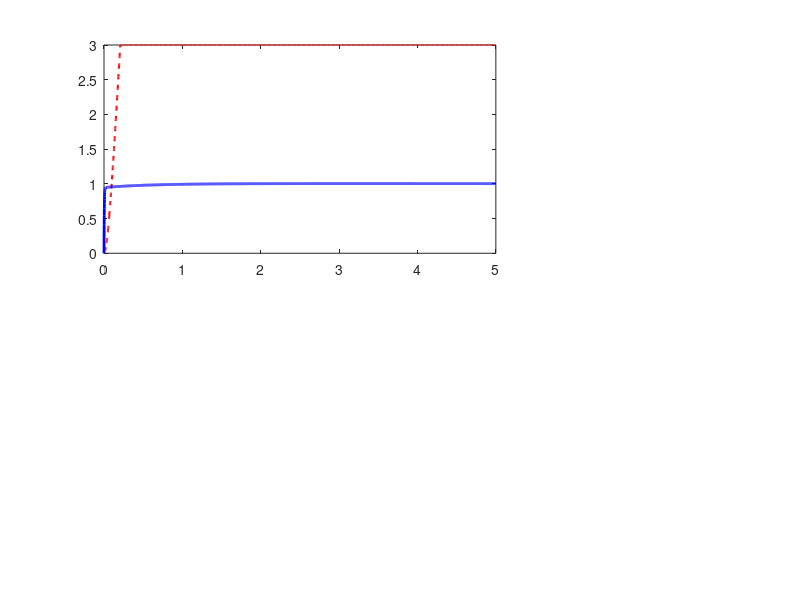

MATLAB code to generate this figure: (Note: this script raises an error after producing the figure.)
%% =========================================================================
%  MODELAGEM MATEMATICA — CARRINHO SEGUIDOR DE LINHA COM PID
%  Hardware: Raspberry Pi Pico + Sensor IR 8ch + L298N + 2x Motor TT DC
%
%  Compativel com MATLAB R2014b ou superior (Control System Toolbox padrao).
%
%  Equacoes:
%    Planta:      G(s) = 1 / (J*s^2 + b*s)        [2a lei de Newton rotacional]
%    Controlador: C(s) = Kp + Ki/s + Kd*s          [PID ideal]
%    Malha fechada:
%      H(s) = C(s)*G(s) / [1 + C(s)*G(s)]
%           = (Kd*s^2 + Kp*s + Ki) / (J*s^3 + (b+Kd)*s^2 + Kp*s + Ki)
%
%  Estabilidade (Routh-Hurwitz):
%    Condicoes: Kp>0, Ki>0, Kd>0, (b+Kd)*Kp > J*Ki
% =========================================================================

clear; close all; clc;

%% ── 1. PARAMETROS FISICOS DO ROBO ─────────────────────────────────────────
%
%  Medicoes reais do carrinho:
%    Peso total      : 600 g   = 0.600 kg
%    Largura         : 18.5 cm = 0.185 m
%    Comprimento     : 20.4 cm = 0.204 m
%    Dist. entre rodas: 13.3 cm = 0.133 m
%
%  Momento de inercia — chassi retangular girando no eixo vertical central:
%    J = (1/12) * M * (L_r^2 + W_r^2)
%
%    L_r = distancia entre rodas (governa a dinamica de rotacao do carrinho)
%    W_r = comprimento do chassi (frente a tras)
%
%    J = (1/12) * 0.600 * (0.133^2 + 0.204^2) = 0.002965 kg*m^2
%
%  Coeficiente de atrito viscoso b:
%    Estimativa inicial conservadora para motores TT com caixa de reducao.
%    Para refinar: coloque o carrinho em superficie plana, aplique PWM fixo,
%    meça a velocidade angular de regime (rad/s) e calcule:
%      b = (ganho_torque * PWM_duty) / omega_regime
%    Tipicamente entre 0.03 e 0.10 N*m*s para motores TT.

M   = 0.600;    % massa total [kg]              — 600 g
L_r = 0.133;    % distancia entre rodas [m]     — 13.3 cm
W_r = 0.204;    % comprimento do chassi [m]     — 20.4 cm

% Momento de inercia calculado
J = (1/12) * M * (L_r^2 + W_r^2);   % = 0.002965 kg*m^2

% Coeficiente de atrito viscoso (estimativa inicial)
b = 0.05;       % [N*m*s]  — ajuste experimentalmente se necessario

fprintf('=== Parametros fisicos (medidos) ===\n');
fprintf('M   = %.4f kg   (600 g)\n',   M);
fprintf('L_r = %.4f m    (13.3 cm — distancia entre rodas)\n', L_r);
fprintf('W_r = %.4f m    (20.4 cm — comprimento do chassi)\n', W_r);
fprintf('J   = %.6f kg*m^2\n', J);
fprintf('b   = %.4f N*m*s  (estimativa; refine experimentalmente)\n\n', b);

%% ── 2. FUNCAO DE TRANSFERENCIA DA PLANTA ──────────────────────────────────
%
%  Derivacao:
%    J*d2theta/dt2 + b*dtheta/dt = tau(t)
%    Laplace -> (J*s^2 + b*s)*Theta(s) = U(s)
%    G(s) = 1 / (J*s^2 + b*s) = 1 / [s*(J*s + b)]
%
%  Polo em s=0 = integrador natural:
%    Sem realimentacao, qualquer torque constante gera rotacao infinita.

planta = tf(1, [J, b, 0]);

fprintf('=== Planta G(s) ===\n');
display(planta);

p_planta = pole(planta);
p_nao_zero = p_planta(abs(p_planta) > 1e-10);
fprintf('Polo 1: s =  0       (integrador natural — diverge sem controle)\n');
fprintf('Polo 2: s = %.4f  (polo de atrito: -b/J = -%.4f)\n\n', real(p_nao_zero(1)), b/J);

%% ── 3. GANHOS PID ─────────────────────────────────────────────────────────

Kp = 1.5;
Ki = 0.20;
Kd = 0.80;

% Verificacao de Routh-Hurwitz para o polinomio: J*s^3 + (b+Kd)*s^2 + Kp*s + Ki
val_lhs = (b + Kd) * Kp;
val_rhs = J * Ki;

fprintf('=== Verificacao de estabilidade (Routh-Hurwitz) ===\n');
fprintf('Condicao: (b+Kd)*Kp > J*Ki\n');
fprintf('(b+Kd)*Kp = %.6f\n', val_lhs);
fprintf('J*Ki       = %.6f\n', val_rhs);
if val_lhs > val_rhs
    fprintf('Condicao satisfeita -> sistema ESTAVEL para estes ganhos.\n\n');
else
    fprintf('[ATENCAO] Sistema INSTAVEL! Reduza Ki ou aumente Kd.\n\n');
end

%% ── 4. CONTROLADOR PID E MALHA FECHADA ────────────────────────────────────
%
%  C(s) = (Kd*s^2 + Kp*s + Ki) / s
%
%  H(s) = C(s)*G(s) / [1 + C(s)*G(s)]
%       = (Kd*s^2 + Kp*s + Ki) / (J*s^3 + (b+Kd)*s^2 + Kp*s + Ki)

controlador  = tf([Kd, Kp, Ki], [1, 0]);
malha_aberta = controlador * planta;
sys_MF       = feedback(malha_aberta, 1);   % realimentacao negativa unitaria

fprintf('=== Controlador PID C(s) ===\n');
display(controlador);

fprintf('=== Malha aberta C(s)*G(s) ===\n');
display(malha_aberta);

fprintf('=== Malha fechada H(s) ===\n');
display(sys_MF);

% Polos da malha fechada
polos = pole(sys_MF);
fprintf('=== Polos da malha fechada ===\n');
for i = 1:length(polos)
    if abs(imag(polos(i))) < 1e-8
        fprintf('  polo %d: %+.4f           (real)\n', i, real(polos(i)));
    else
        fprintf('  polo %d: %+.4f %+.4fi    (complexo)\n', ...
                i, real(polos(i)), imag(polos(i)));
    end
end

if all(real(polos) < 0)
    fprintf('Todos os polos no semiplano esquerdo -> ESTAVEL.\n\n');
else
    fprintf('[ATENCAO] Polo(s) no semiplano direito -> INSTAVEL!\n\n');
end

% Valor de regime e erro estacionario
% Usa dcgain() — compativel com todas as versoes do MATLAB
% Equivale ao teorema do valor final: lim[s->0] s*H(s)*(1/s) = H(0)
val_regime        = dcgain(sys_MF);
erro_estacionario = abs(1 - val_regime);
fprintf('Valor de regime (dcgain): %.6f\n', val_regime);
fprintf('Erro estacionario       : %.6f\n\n', erro_estacionario);

%% ── 5. RESPOSTA AO DEGRAU ─────────────────────────────────────────────────

t = 0:0.001:5;

figure('Name', 'Analise PID — Seguidor de Linha', ...
       'NumberTitle', 'off', 'Position', [50, 50, 1200, 800]);

% Plot 1: Degrau — PID vs sem controle
subplot(2, 3, [1, 2]);

[y_MA, ~] = step(tf(1, [J, b, 0]), t);
y_MA = min(y_MA, 3);

[y_MF, ~] = step(sys_MF, t);

plot(t, y_MA, 'r--', 'LineWidth', 1.5, 'DisplayName', 'Sem controle (malha aberta)');
hold on;
plot(t, y_MF, 'b-',  'LineWidth', 2.0, ...
     'DisplayName', sprintf('PID: Kp=%.1f  Ki=%.2f  Kd=%.1f', Kp, Ki, Kd));
yline(1, 'k:', 'LineWidth', 1, 'DisplayName', 'Setpoint');
xlabel('Tempo (s)');
ylabel('Posicao normalizada \theta(t)');
title('Resposta ao degrau: PID vs sem controle');
legend('Location', 'northeast');
grid on;
xlim([0, 5]);
ylim([-0.2, 2.5]);

% Plot 2: Lugar das raizes
subplot(2, 3, 3);
rlocus(malha_aberta);
title('Lugar das raizes C(s) G(s)');
grid on;
hold on;
plot(real(polos), imag(polos), 'bx', 'MarkerSize', 12, 'LineWidth', 2);
legend({'Lugar das raizes', 'Polos MF'}, 'Location', 'southeast');

% Plot 3: Bode da malha aberta
subplot(2, 3, 4);
bode(malha_aberta);
title('Bode — malha aberta');
grid on;

% Plot 4: Nyquist
subplot(2, 3, 5);
nyquist(malha_aberta);
title('Nyquist — malha aberta');
grid on;

% Plot 5: Sensibilidade a variacao de Kp
% Cores como vetores RGB [R G B] — compativel com R2014b e superior
subplot(2, 3, 6);
hold on;
kp_values = [0.5, 1.0, 1.5, 2.5, 4.0];
cores_rgb = [0.62 0.79 0.88;
             0.42 0.68 0.84;
             0.19 0.51 0.74;
             0.03 0.32 0.61;
             0.89 0.29 0.29];
for i = 1:length(kp_values)
    C_var = tf([Kd, kp_values(i), Ki], [1, 0]);
    H_var = feedback(C_var * planta, 1);
    if all(real(pole(H_var)) < 0)
        [y_var, ~] = step(H_var, t);
        plot(t, y_var, 'Color', cores_rgb(i, :), 'LineWidth', 1.5, ...
             'DisplayName', sprintf('Kp = %.1f', kp_values(i)));
    else
        fprintf('Kp = %.1f gera sistema instavel — omitido.\n', kp_values(i));
    end
end
yline(1, 'k:', 'LineWidth', 1, 'HandleVisibility', 'off');
xlabel('Tempo (s)');
ylabel('\theta(t)');
title('Sensibilidade a Kp (Ki e Kd fixos)');
legend('Location', 'northeast', 'FontSize', 8);
grid on;
xlim([0, 3]);
ylim([-0.2, 2.2]);

%% ── 6. METRICAS DE DESEMPENHO ─────────────────────────────────────────────
%
%  CORRECAO DE COMPATIBILIDADE:
%    stepinfo().SteadyStateValue nao existe antes do R2016a.
%    Usamos dcgain() calculado na secao 4 — funciona em todas as versoes.
%
%  SettlingTime retorna NaN quando:
%    (a) o sistema nao assenta dentro do tempo t simulado, ou
%    (b) ha um polo muito rapido que o criterio de 2% nao captura.
%    Nesses casos o aviso abaixo orienta o usuario.

info = stepinfo(sys_MF, 'SettlingTimeThreshold', 0.02);

fprintf('=== Metricas de desempenho (resposta ao degrau) ===\n');
fprintf('Tempo de subida  (10%%->90%%)  : %.4f s\n', info.RiseTime);
fprintf('Tempo de pico                : %.4f s\n', info.PeakTime);
fprintf('Overshoot maximo             : %.2f %%\n', info.Overshoot);

if isnan(info.SettlingTime)
    fprintf('Tempo de assentamento (2%%)  : nao atingido em %.0f s\n', t(end));
    fprintf('  -> Aumente o vetor t (ex: t = 0:0.001:20) ou revise os ganhos.\n');
else
    fprintf('Tempo de assentamento (2%%)  : %.4f s\n', info.SettlingTime);
end

fprintf('Valor de regime  (dcgain)    : %.6f\n', val_regime);
fprintf('Erro estacionario            : %.6f\n\n', erro_estacionario);

%% ── 7. MARGENS DE ESTABILIDADE ────────────────────────────────────────────

[Gm, Pm, Wcg, Wcp] = margin(malha_aberta);
Gm_dB = 20 * log10(Gm);

fprintf('=== Margens de estabilidade ===\n');
if isinf(Gm)
    fprintf('Margem de ganho : Inf dB  (curva de ganho nao cruza 0 dB)\n');
else
    fprintf('Margem de ganho : %.2f dB   (freq. = %.4f rad/s)\n', Gm_dB, Wcg);
end
fprintf('Margem de fase  : %.2f graus (freq. = %.4f rad/s)\n', Pm, Wcp);

ok_ganho = isinf(Gm) || Gm_dB > 6;
ok_fase  = Pm > 45;
if ok_ganho && ok_fase
    fprintf('Margens adequadas para robotica (>6 dB e >45 graus).\n\n');
else
    fprintf('[ATENCAO] Margens insuficientes — sistema sensivel a perturbacoes.\n\n');
end

%% ── 8. DISCRETIZACAO PARA O RASPBERRY PI PICO ─────────────────────────────
%
%  Metodo de Tustin: s <- (2/Ts)*(z-1)/(z+1)
%
%  PID discreto — equacao de diferencas:
%    u[k] = u[k-1] + a0*e[k] + a1*e[k-1] + a2*e[k-2]
%  onde:
%    a0 =  Kp + Ki*Ts/2 + Kd/Ts
%    a1 = -Kp + Ki*Ts/2 - 2*Kd/Ts
%    a2 =  Kd/Ts

Ts = 0.010;   % 10 ms = 100 Hz

sys_MF_disc = c2d(sys_MF, Ts, 'tustin');

a0 =  Kp + Ki*Ts/2 + Kd/Ts;
a1 = -Kp + Ki*Ts/2 - 2*Kd/Ts;
a2 =  Kd/Ts;

fprintf('=== PID discreto (Tustin, Ts = %g ms = %g Hz) ===\n', Ts*1000, 1/Ts);
fprintf('a0 = %+.6f\n', a0);
fprintf('a1 = %+.6f\n', a1);
fprintf('a2 = %+.6f\n', a2);
fprintf('\nEquacao de diferencas implementada no Pico:\n');
fprintf('u[k] = u[k-1] + (%.4f)*e[k] + (%.4f)*e[k-1] + (%.4f)*e[k-2]\n\n', a0, a1, a2);

% Comparacao continuo vs discreto
figure('Name', 'Continuo vs Discreto (Tustin)', 'NumberTitle', 'off');
[y_cont, t_cont] = step(sys_MF, t);
[y_disc, t_disc] = step(sys_MF_disc, 0:Ts:5);

plot(t_cont, y_cont, 'b-', 'LineWidth', 2,   'DisplayName', 'Continuo H(s)');
hold on;
stairs(t_disc, y_disc, 'r--', 'LineWidth', 1.5, ...
       'DisplayName', sprintf('Discreto H(z), Ts=%g ms', Ts*1000));
yline(1, 'k:', 'LineWidth', 1, 'HandleVisibility', 'off');
xlabel('Tempo (s)');
ylabel('\theta(t)');
title(sprintf('Continuo vs Discreto — Tustin (Ts = %g ms)', Ts*1000));
legend('Location', 'northeast');
grid on;

y_cont_ds  = interp1(t_cont, y_cont, t_disc, 'linear', 'extrap');
erro_disc  = max(abs(y_cont_ds - y_disc));
fprintf('Erro maximo continuo vs discreto: %.6f\n', erro_disc);
if erro_disc < 0.02
    fprintf('Discretizacao adequada para Ts = %g ms.\n\n', Ts*1000);
else
    fprintf('[ATENCAO] Erro de discretizacao alto (%.4f). Reduza Ts.\n\n', erro_disc);
end

%% ── 9. RESUMO FINAL ───────────────────────────────────────────────────────

fprintf('============================================================\n');
fprintf(' RESUMO — cole estes valores no MicroPython do Pico\n');
fprintf('============================================================\n');
fprintf('Kp = %.4f\n', Kp);
fprintf('Ki = %.4f\n', Ki);
fprintf('Kd = %.4f\n', Kd);
fprintf('\n# PID discreto (Tustin, Ts = %g ms):\n', Ts*1000);
fprintf('# u[k] = u[k-1] + a0*e[k] + a1*e[k-1] + a2*e[k-2]\n');
fprintf('a0 = %.6f\n', a0);
fprintf('a1 = %.6f\n', a1);
fprintf('a2 = %.6f\n', a2);
fprintf('\n# Limite do integrador (anti-windup):\n');
fprintf('INTEGRAL_LIMIT = %.1f\n', 10/Ki);
fprintf('============================================================\n');
